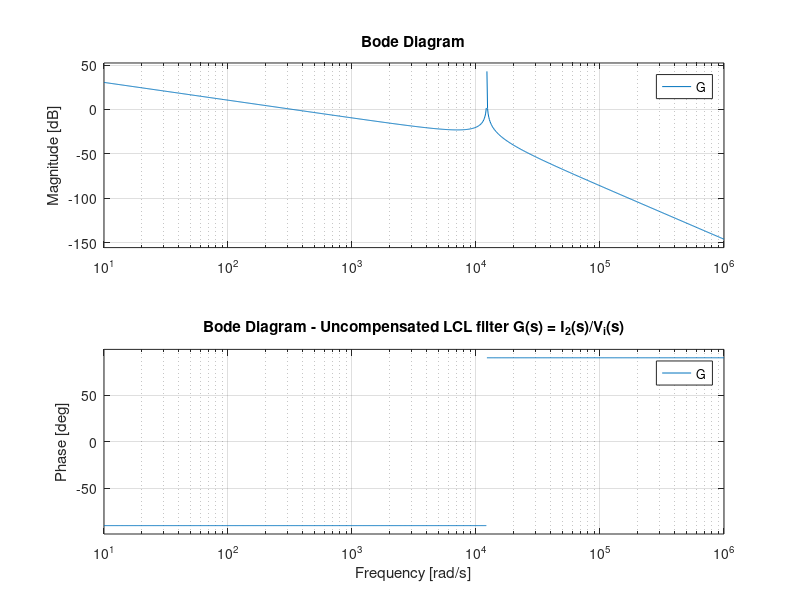

Source code (MATLAB): (Note: this script raises an error after producing the figure.)
%% CAPE DC/AC Control Design - Grid-connected inverter with LCL filter
%  Master in Electronic Engineering - UPC Barcelona
%  Authors: Shahan Antabian, Ayush Mohapatra
%  -------------------------------------------------------------------
%  This script answers questions 1 to 5 of the delivery.
%  Run section by section (Ctrl+Enter) or all at once (F5).
%  -------------------------------------------------------------------

clear; clc; close all;

%% Filter parameters
L1 = 2e-3;     % H, inverter-side inductor
C  = 10e-6;    % F, filter capacitor
L2 = 1e-3;     % H, grid-side inductor

s = tf('s');

%% =================================================================
%  Q1 - Uncompensated open-loop transfer function and Bode plot
%  =================================================================
%
%  For a non-losses LCL filter, the TF from the inverter voltage Vi
%  to the grid-side current I2 (the controlled variable) is:
%
%             I2(s)              1
%      G(s) = ----- = ---------------------------
%             Vi(s)    s^3*L1*L2*C + s*(L1+L2)
%
G = 1 / ( s^3*L1*L2*C + s*(L1+L2) );

% Resonant frequency (analytical)
wres = sqrt( (L1+L2) / (L1*L2*C) );    % rad/s
fres = wres/(2*pi);                    % Hz
fprintf('Q1) wres = %.2f rad/s  ->  fres = %.2f Hz\n', wres, fres);

% Bode plot
figure('Name','Q1: Uncompensated LCL');
bode(G, {1e1, 1e6}); grid on;
title('Bode Diagram - Uncompensated LCL filter G(s) = I_2(s)/V_i(s)');

% Peak (MATLAB returns a sampling-grid value; the ideal lossless system
% has an infinite peak at exactly w = wres)
[gpeak, ~] = getPeakGain(G);
fprintf('   Resonant peak (sampled): %.2f dB (theoretically +inf)\n\n', 20*log10(gpeak));

%% =================================================================
%  Q2 - Passive damping: find Rc such that the resonant peak is -20 dB
%  =================================================================
%
%  Adding Rc in series with C gives:
%
%             I2(s)        1 + s*Rc*C
%   G_d(s) = ----- = ----------------------------------------------
%             Vi(s)   s^3*L1*L2*C + s^2*Rc*C*(L1+L2) + s*(L1+L2)
%

% Sweep Rc and look for the resonant peak around wres
Rc_vec = linspace(0.1, 10, 1000);
peak_dB = zeros(size(Rc_vec));
w_eval  = logspace(2, 6, 4000);

for k = 1:length(Rc_vec)
    Rc = Rc_vec(k);
    Gd = (1 + s*Rc*C) / ( s^3*L1*L2*C + s^2*Rc*C*(L1+L2) + s*(L1+L2) );
    [mag,~] = bode(Gd, w_eval);
    mag = squeeze(mag);
    % Look only in the resonance band
    mask = (w_eval > 0.3*wres) & (w_eval < 3*wres);
    peak_dB(k) = 20*log10(max(mag(mask)));
end

% Find Rc that gives ~ -20 dB peak (smallest Rc that satisfies it)
[~, idx] = min(abs(peak_dB - (-20)));
Rc_opt = Rc_vec(idx);
fprintf('Q2) Rc that yields a -20 dB peak: Rc = %.2f ohm\n\n', Rc_opt);

% Plot peak vs Rc
figure('Name','Q2: Peak vs Rc');
plot(Rc_vec, peak_dB, 'b','LineWidth',1.4); hold on; grid on;
yline(-20,'r--','LineWidth',1.2,'Label','-20 dB target');
xline(Rc_opt,'g--','LineWidth',1.2,'Label',sprintf('R_C = %.2f \\Omega', Rc_opt));
xlabel('R_C (\Omega)'); ylabel('Resonant peak (dB)');
title('Resonant peak vs damping resistance R_C');

% Compare Bode: undamped vs damped
Gd_opt = (1 + s*Rc_opt*C) / ( s^3*L1*L2*C + s^2*Rc_opt*C*(L1+L2) + s*(L1+L2) );

figure('Name','Q2: Damped Bode');
bode(G, Gd_opt, {1e1, 1e6}); grid on;
legend('R_C = 0 (undamped)', ...
       sprintf('R_C = %.2f \\Omega (designed, -20 dB peak)', Rc_opt), ...
       'Location','SouthWest');
title('Bode Diagram - LCL filter with passive damping');

%% =================================================================
%  Q3 - Justification: why use a Proportional + Resonant controller
%  =================================================================
%
%  The reference current i_ref(t) is sinusoidal at the grid frequency
%  wg = 2*pi*50 rad/s. A standard PI controller (in the stationary
%  alpha-beta frame) cannot give zero steady-state error for AC
%  references because its infinite gain is located at s = 0 only.
%
%  The PR controller:
%       Gc(s) = kp + ki*s/(s^2 + wg^2)
%
%  places an infinite (unbounded) gain at s = +-j*wg, i.e. exactly
%  at the grid frequency. By the Internal Model Principle, this
%  guarantees zero steady-state error for sinusoidal references and
%  rejects sinusoidal disturbances of the same frequency.
%
%  Additional advantages versus PI in dq:
%   - No Park/Clarke transformation required (works in alpha-beta).
%   - No coupling between d/q axes.
%   - Lower computational cost and simpler implementation.
%
%  (See written justification in the PDF.)

%% =================================================================
%  Q4 - Design of kp
%  =================================================================
%
%  Above the grid frequency and well below the resonance, the PR
%  controller behaves as Gc(s) ~ kp, and the damped LCL plant behaves
%  asymptotically as G_d(s) ~ 1/(s*(L1+L2)).  The loop gain is then:
%
%       |L(jw)| = kp / ( w*(L1+L2) )
%
%  Forcing |L(jw_c)| = 1 at a desired crossover frequency w_c gives:
%
%       kp = w_c * (L1 + L2)
%
%  We choose w_c well below the resonance (a typical choice is
%  w_c = wres/10) so the closed loop is robust against the resonant
%  dynamics and has comfortable phase margin.

wc_target = wres/10;                 % desired crossover (rad/s)
fc_target = wc_target/(2*pi);        % Hz
kp = wc_target * (L1 + L2);
fprintf('Q4) Designed kp = %.3f  (target fc = %.1f Hz, target wc = %.1f rad/s)\n', ...
        kp, fc_target, wc_target);

% Loop gain with the designed kp (PR resonant part has no effect here
% because the grid frequency is far from the crossover region)
L_loop = kp * Gd_opt;

figure('Name','Q4: Loop gain');
margin(L_loop); grid on;
title(sprintf('Loop gain k_p*G_d(s) with k_p = %.2f, R_C = %.2f \\Omega', kp, Rc_opt));

%% =================================================================
%  Q5 - PR controller: which ki satisfies |Gc| >= 50 dB on 48-52 Hz?
%  =================================================================
%
%  Gc(s) = kp + ki*s/(s^2 + wg^2),   kp = 1
%
%  At s = j*w:
%   |Gc(jw)| = sqrt( kp^2 + ( ki*w / (wg^2 - w^2) )^2 )

wg = 2*pi*50;        % grid frequency in rad/s (nominal)
ki_list = [50, 250, 1000, 5000];

% Reproduce the figure (kp = 1)
figure('Name','Q5: PR controller');
hold on; grid on;
f_axis = linspace(45, 55, 4000);
w_axis = 2*pi*f_axis;
colors = lines(4);
for i = 1:length(ki_list)
    ki = ki_list(i);
    Gc = 1 + ki*s/(s^2 + wg^2);
    [magc,~] = bode(Gc, w_axis);
    magc = squeeze(magc);
    plot(f_axis, 20*log10(magc), 'Color', colors(i,:), 'LineWidth', 1.5, ...
        'DisplayName', sprintf('k_i = %d', ki));
end
yline(50,'k--','LineWidth',1.2,'DisplayName','50 dB threshold');
xline(48,':','Color',[0.5 0.5 0.5]); xline(52,':','Color',[0.5 0.5 0.5]);
xlabel('Frequency (Hz)'); ylabel('Magnitude (dB)');
title('Bode Diagram - PR controller (k_p = 1)');
legend('Location','NorthEast');
ylim([0 120]);

% Check the worst-case gain (at f = 48 or 52 Hz)
fprintf('\nQ5) Worst-case gains at the edges of [48,52] Hz (kp = 1):\n');
fprintf('    ki   |  |Gc(48Hz)|  |  |Gc(52Hz)|  |  meets >=50 dB?\n');
fprintf('   ------+--------------+---------------+------------------\n');
for ki = ki_list
    g48 = sqrt(1 + (ki*2*pi*48/(wg^2 - (2*pi*48)^2))^2);
    g52 = sqrt(1 + (ki*2*pi*52/(wg^2 - (2*pi*52)^2))^2);
    g48_dB = 20*log10(g48);
    g52_dB = 20*log10(g52);
    meets = "NO ";
    if min(g48_dB, g52_dB) >= 50, meets = "YES"; end
    fprintf('  %5d  |   %6.2f dB  |    %6.2f dB |  %s\n', ki, g48_dB, g52_dB, meets);
end

%% =================================================================
%  Summary
%  =================================================================
fprintf('\n=================== FINAL DESIGN VALUES ===================\n');
fprintf(' Resonant frequency :  wres = %.0f rad/s  =  fres = %.2f Hz\n', wres, fres);
fprintf(' Damping resistor   :  Rc   = %.2f ohm\n', Rc_opt);
fprintf(' Proportional gain  :  kp   = %.2f   (fc ~ fres/10 = %.0f Hz)\n', kp, fc_target);
fprintf(' Best ki of {50,250,1000,5000} for the >=50 dB spec: 5000\n');
fprintf('===========================================================\n');
